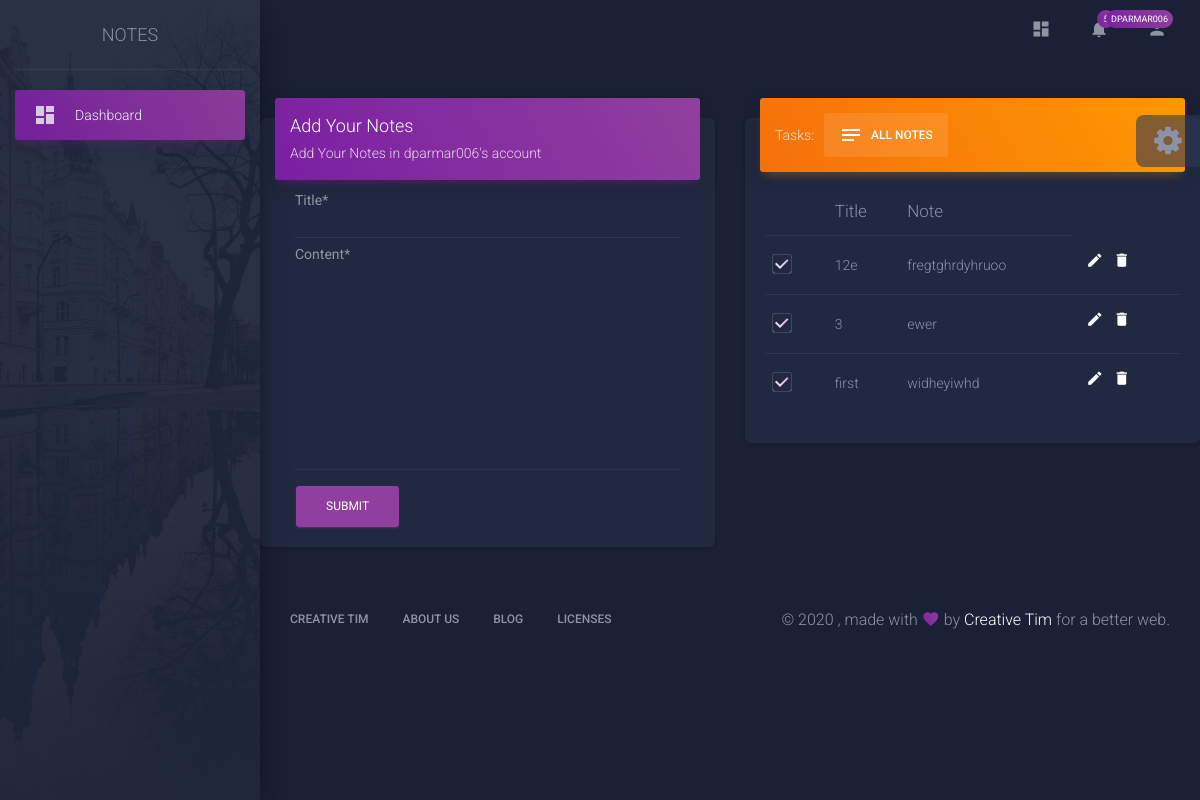
Screenshot of /index/ (signed in) with the database file from the repository.
### mydata/models.py (models this page shows, shortened)
class Info(models.Model):
    title=models.CharField( max_length=50)
    content=models.TextField( max_length=500)
    created_date=models.DateTimeField(auto_now_add=True)
    updated_date=models.DateTimeField(auto_now=True)
    note_user = models.ForeignKey(User, on_delete=models.CASCADE)

### mydata/views.py (the view)
# urls.py: path('index/',views.index , name='index'),
@login_required
def index(request):
    if request.method == 'POST':
        form = AddNoteForm(request.POST)
        if form.is_valid():
            notetitle = form.cleaned_data.get('title')
            notecontent = form.cleaned_data.get('content')
            notecretaedate = form.cleaned_data.get('created_date')
            noteupdateddate = form.cleaned_data.get('updated_date')
            usr = request.user
            qry = Info.objects.create(title= notetitle,content= notecontent,created_date=notecretaedate,updated_date=noteupdateddate, note_user=usr)
            qry.save()
            messages.success(request, f'Note Added For {notetitle} ')
            return redirect('index')
    else :
        form = AddNoteForm()
        usr = request.user
    mynotes = Info.objects.filter(note_user=request.user).order_by('-pk')
    context = {'form': form, 'notes': mynotes}
    return render(request, 'index.html', context )

### mydata/forms.py
class AddNoteForm(forms.ModelForm):
    class Meta:
        model = Info
        fields= ('title','content')

### mydata/templates/index.html (shortened to what this page needs)
{% extends 'common.html' %}
{% load crispy_forms_tags %}
{% block content %}
<div class='row'>
    <div class="col-lg-6 col-md-12">
              <div class="card">
                <div class="card-header card-header-primary">
                  <h4 class="card-title">Add Your Notes</h4>
                  <p class="card-category">Add Your Notes in {{user.get_username}}'s account</p>
                </div>
                <div class="card-body table-responsive">
                    <form method='POST' class='container'>
                        {{form | crispy }}
                        <input type="submit" class="btn btn-primary">
                    </form>
                </div>
              </div>
            </div>
   <div class="col-lg-6 col-md-12">
              <div class="card">
                <div class="card-header card-header-tabs card-header-warning">
                  <div class="nav-tabs-navigation">
                    <div class="nav-tabs-wrapper">
                      <span class="nav-tabs-title">Tasks:</span>
                      <ul class="nav nav-tabs" data-tabs="tabs">
                        <li class="nav-item">
                          <a class="nav-link active" href="#profile" data-toggle="tab">
                            <i class="material-icons">notes</i> All Notes
                            <div class="ripple-container"></div>
                          </a>
                        </li>
                         </ul>
                    </div>
                  </div>
                </div>
                <div class="card-body">
                  <div class="tab-content">
                    <div class="tab-pane active" id="profile">
                      <table class="table">
                        <tbody>
                        <thead>
                        <th>  </th>
                        <th> Title </th>
                        <th> Note </th>
                        </thead>
                        {% for n in notes %}
                        <tr>
                            <td>
                              <div class="form-check">
                                <label class="form-check-label">
                                  <span class="form-check-sign">
                                    <span class="check"></span>
                                  </span>
                                </label>
                              </div>
                            </td>
                            <td>
                                {{n.title}}
                                </td>
                                <td>
                                {{n.content}}
                            </td>
                            <td class="td-actions text-right">
                              <a href="/edit/{{n.pk}}" type="button" rel="tooltip" title="Edit Task" class="btn btn-white btn-link btn-sm">
                                <i class="material-icons">edit</i>
                              </a>
                              <a href="/delete/{{n.pk}}" rel="tooltip" title="Remove" class="btn btn-white btn-link btn-sm">
                                <i class="material-icons">delete</i>
                              </a>
                            </td>
                          </tr>
                          {% endfor %}
                        </tbody>
                      </table>
                    </div>
                  </div>
                </div>
              </div>
            </div>
</div>
{% endblock content %}

### mydata/templates/common.html (shortened to what this page needs)
{% load static %}
<!doctype html>
<html lang="en">
  <head>
    <link rel="stylesheet" href="https://maxcdn.bootstrapcdn.com/font-awesome/latest/css/font-awesome.min.css" />
    <link rel="stylesheet" href={% static 'assets/css/material-dashboard.css' %}>
  </head>
  <body class="dark-edition">
    <div class="wrapper ">
      <div class="sidebar" data-color="purple" data-background-color="black" data-image={% static 'assets/img/sidebar-2.jpg' %}>
        <div class="logo"><a href="http://www.creative-tim.com" class="simple-text logo-normal">
            Notes
          </a></div>
        <div class="sidebar-wrapper">
          <ul class="nav">
            <li class="nav-item active">
              <a class="nav-link" >
                <i class="material-icons">dashboard</i>
                <p>Dashboard</p>
              </a>
            </li>
          </ul>
        </div>
      </div>
      <div class="main-panel">
        <nav class="navbar navbar-expand-lg navbar-transparent navbar-absolute fixed-top " id="navigation-example">
          <div class="container-fluid">
            <div class="collapse navbar-collapse justify-content-end">
              <ul class="navbar-nav">
                <li class="nav-item">
                  <a class="nav-link" href="javascript:void(0)">
                    <i class="material-icons">dashboard</i>
                  </a>
                </li>
                <li class="nav-item dropdown">
                  <a class="nav-link" href="javscript:void(0)" id="navbarDropdownMenuLink" data-toggle="dropdown" aria-haspopup="true" aria-expanded="false">
                    <i class="material-icons">notifications</i>
                    <span class="notification">5</span>
                  </a>
                </li>
                <li class="nav-item dropdown">
                  <a class="nav-link" href="javscript:void(0)" id="navbarDropdownMenuLink" data-toggle="dropdown" aria-haspopup="true" aria-expanded="false">
                    <i class="material-icons">person</i>
                    <span class="notification">{{user.get_username}}</span>
                  </a>
                </li>
              </ul>
            </div>
          </div>
        </nav>
<div class="card-body mt-5 mb-0">
</div>
{% block content %}
{% endblock content %}
   <footer class="footer">
        <div class="container-fluid">
          <nav class="float-left">
            <ul>
              <li>
                <a href="https://www.creative-tim.com">
                  Creative Tim
                </a>
              </li>
              <li>
                <a href="https://creative-tim.com/presentation">
                  About Us
                </a>
              </li>
              <li>
                <a href="http://blog.creative-tim.com">
                  Blog
                </a>
              </li>
              <li>
                <a href="https://www.creative-tim.com/license">
                  Licenses
                </a>
              </li>
            </ul>
          </nav>
          <div class="copyright float-right" id="date">
            , made with <i class="material-icons">favorite</i> by
            <a href="https://www.creative-tim.com" target="_blank">Creative Tim</a> for a better web.
          </div>
        </div>
      </footer>
    </div>
  </div>
  <div class="fixed-plugin">
    <div class="dropdown show-dropdown">
      <a href="#" data-toggle="dropdown">
        <i class="fa fa-cog fa-2x"> </i>
      </a>
    </div>
  </div>
</body>
</html>

### rows the page displays
Info: title "12e", content "fregtghrdyhruoo"
Info: title "3", content "ewer"
Info: title "first", content "widheyiwhd"

### other values shown
{{ user.get_username }} "DPARMAR006"
{{ user.get_username }} "dparmar006"
